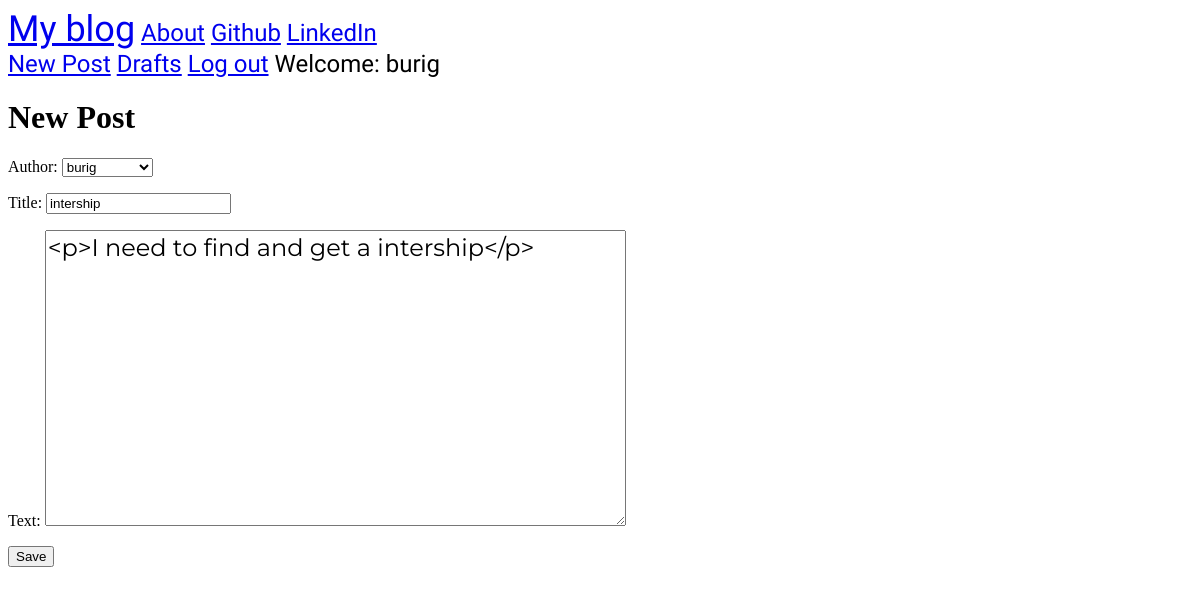
Page /post/11/edit/ (signed in) on the committed database.
### blog_app/models.py (models this page shows, shortened)
class Post(models.Model):
    author = models.ForeignKey('auth.User', on_delete=models.CASCADE)
    title = models.CharField(max_length=200)
    text = models.TextField()
    created_date = models.DateTimeField(default=timezone.now())
    published_date = models.DateTimeField(blank=True, null=True)

### blog_app/views.py (the view)
# urls.py: url(r'^post/(?P<pk>\d+)/edit/$', views.PostUpdateView.as_view(), name='post_edit'),
class PostUpdateView(LoginRequiredMixin, UpdateView):
    login_url = '/login/'
    redirect_field_name = 'blog_app/post_detail.html'
    form_class = PostForm
    model = Post

### blog_app/forms.py
class PostForm(forms.ModelForm):
    class Meta():
        model = Post
        fields = ('author', 'title', 'text')
        widgets = {
            'title': forms.TextInput(attrs={'class': 'textinputclass'}),
            'text': forms.Textarea(attrs={'class': 'editable medium-editor-textarea postcontent'})
        }

### blog_app/templates/blog_app/post_form.html (shortened to what this page needs)
{% extends "blog_app/base.html" %}
{% block content %}
<h1>New Post</h1>
<form class="post-form" method="POST">
    {{form.as_p}}
    <button type="submit" class="save btn btn-default">Save</button>
</form>
{% endblock %}

### blog_app/templates/blog_app/base.html (shortened to what this page needs)
<!DOCTYPE html>
{% load static %}
<html lang="en">
<head>
        <link href="https://maxcdn.bootstrapcdn.com/font-awesome/4.7.0/css/font-awesome.min.css" rel="stylesheet">
        <link rel="stylesheet" href="//cdn.jsdelivr.net/npm/medium-editor@latest/dist/css/medium-editor.min.css" type="text/css" media="screen" charset="utf-8">
        <link rel="stylesheet" href="{% static 'css/blog.css' %}">
</head>
<body class="loader">
<nav class="navbar navbar-expand-lg bg-light techfont">
    <div class="container">
        <div class="navbar-nav align-items-center">
            <a class="navbar-brand bigbrand" href="{% url 'post_list' %}">My blog</a>
            <a class="nav-item nav-link" href="{% url 'about' %}">About</a>
            <a class="nav-item nav-link" href="https://github.com">Github</a>
            <a class="nav-item nav-link" href="https://www.linkedin.com/feed">LinkedIn</a>
        </div>
       <div class="navbar-nav align-items-center ml-auto">
          {% if user.is_authenticated %}
            <a class="nav-item nav-link" href="{% url 'post_new' %}">New Post</a>
            <a class="nav-item nav-link" href="{% url 'post_draft_list' %}">Drafts</a>
            <a class="nav-item nav-link" href="{% url 'logout' %}">Log out</a>
            <a >Welcome: {{ user.username }}</a>
          {% else %}
            <a class="nav-item nav-link" href="{% url 'login' %}" aria-label="Login">
              <span class="fa fa-user" aria-hidden="true"></span></a>
          {% endif %}
        </div>
    </div>
</nav>
<div class="content container">
    <div class="row">
        <div class="col-md-8">
            <div class="blog_posts">
                {% block content %}
                {% endblock %}
            </div>
        </div>
    </div>
</div>
</body>
</html>

### blog_app/static/css/blog.css (style rules this page uses)
.techfont { font-family: 'Russo One', sans-serif; font-size: 1.5em; margin-bottom: 10px; }
.postcontent { font-family: 'Montserrat'; font-size: 1.5em; }
.bigbrand { font-size: 1.5em; }
.loader { filter:hue-rotate(0deg); color: linear-gradient(45deg,#0f8,#08f); animation:hue 5000ms infinite linear; }

### rows in the picture
Post: author "burig", title "intership", text "<p>I need to find and get a intership</p>"

### other values in the picture
{{ user.username }} "burig"
